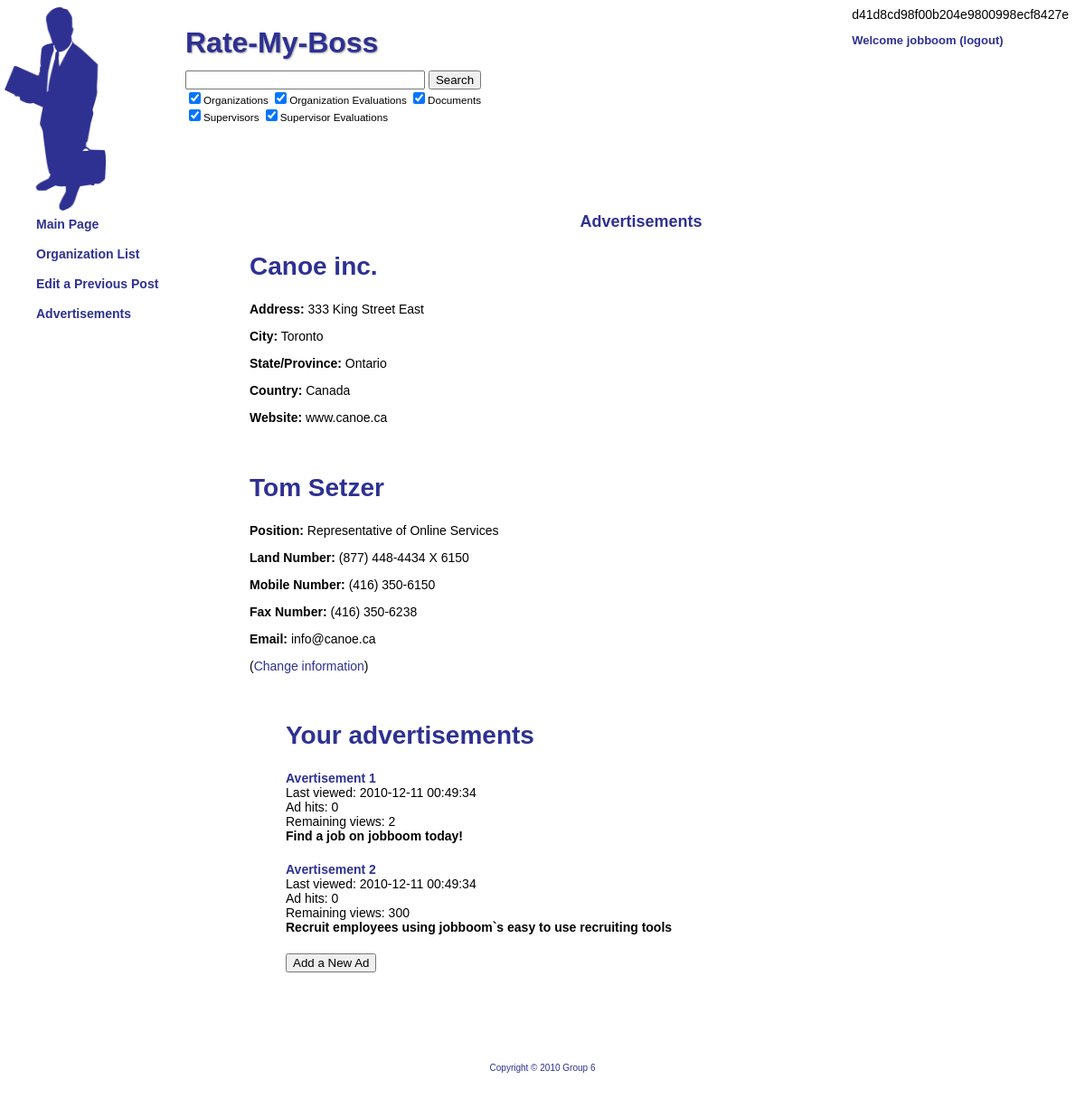
Screenshot of /index.php?page=advertisement (signed in) with the database file from the repository.
### tables this page shows
create table business
(
userId INT NOT NULL,
name VARCHAR(40) Not Null,
address VARCHAR(40),
city VARCHAR(40),
state VARCHAR(40),
country VARCHAR(40),
website VARCHAR(40) NOT NULL,
contactName VARCHAR(40) NOT NULL,
contactNumberLand VARCHAR(40),
contactNumberMobile VARCHAR(40),
contactNumberFax VARCHAR(40),
contactPosition VARCHAR(40),
contactEmail VARCHAR(40),
PRIMARY KEY (userId),
FOREIGN KEY (userId) REFERENCES user
);

create table ad
(
adId INT NOT NULL AUTO_INCREMENT,
userId INT NOT NULL,
content VARCHAR(600) NOT NULL,
counter INT NOT NULL,
lastView TIMESTAMP DEFAULT CURRENT_TIMESTAMP,
hits INT NOT NULL DEFAULT 0,
cost DECIMAL(10,2) NOT NULL,
isPending INT NOT NULL,
PRIMARY KEY (adId),
FOREIGN KEY (userId) REFERENCES user
);

### php/pages/advertisement.php (the view, shortened to what this page needs)
<?php
$query = sprintf("SELECT * FROM business WHERE userId=$userid");
$result = mysql_query($query);
if ($row = mysql_fetch_array($result)) {
	echo "
	<div class='main'>";
	echo "		<h1>Advertisements</h1>\n";
	echo "		<h2>$row[name]</h2>
		<p><strong>Address:</strong> $row[address] </p>
		<p><strong>City:</strong> $row[city] </p>
		<p><strong>State/Province:</strong> $row[state] </p>
		<p><strong>Country:</strong> $row[country] </p>
		<p><strong>Website:</strong> $row[website] </p> <br />
		";
	echo "		<h2>$row[contactName]</h2>
		<p><strong>Position:</strong> $row[contactPosition] </p>
		<p><strong>Land Number:</strong> $row[contactNumberLand] </p>
		<p><strong>Mobile Number:</strong> $row[contactNumberMobile] </p>
		<p><strong>Fax Number:</strong> $row[contactNumberFax] </p>
		<p><strong>Email:</strong> $row[contactEmail] </p>
		";
	echo "<p>(<a href='index.php?page=business'>Change information</a>)</p>";
	$query = sprintf("SELECT * FROM ad WHERE userId=$userid");
	$result = mysql_query($query);
	$count = 0;
	echo "		<ul>";
	while ($row = mysql_fetch_array($result)) {
		if ($count == 0) {
			echo "<br />\n";
			echo "<h2>Your advertisements</h2>\n";
		}
		$count += 1;
		echo "		<li><strong><a href='index.php?page=advertisement&id=$row[adId]'>Avertisement $count</a></strong> <br />";
		echo "				Last viewed: $row[lastView] <br />
							Ad hits: $row[hits] <br />
							Remaining views: $row[counter] <br />
							<strong>$row[content]</strong></li><br />";
	}
	echo "		<a href='index.php?page=adform'><button type='button'>Add a New Ad</button></a>\n";
	echo "
	</div>
	";
}
else {
	include "../php/pages/business.php";
}
?>

### www/style.css (style rules this page uses)
body { font-family: Helvetica, Arial, sans-serif; font-size: 14px; color: #000000; }
h1 { font-size: 18px; font-weight: bold; color: #2E3192; text-align: center; }
h2 { font-size: 2em; color: #2E3192; }
strong { font-weight: bold; }
a { color: #2E3192; text-decoration: none; }
.main { margin-top: 168px; margin-left: 268px; margin-right: 50px; }
ul { list-style: none; }
li { padding-bottom: 5px; }

### rows the page displays
business: name "Canoe inc.", address "333 King Street East", city "Toronto", state "Ontario", country "Canada", website "www.canoe.ca", contactName "Tom Setzer", contactPosition "Representative of Online Services", contactNumberLand "(877) 448-4434 X 6150", contactNumberMobile "(416) 350-6150", contactNumberFax "(416) 350-6238", contactEmail "info@canoe.ca"
ad: shows "Your advertisements", lastView "2010-12-11 00:49:34", hits "0", counter "2", content "Find a job on jobboom today!"
ad: lastView "2010-12-11 00:49:34", hits "0", counter "300", content "Recruit employees using jobboom`s easy to use recruiting tools"

### other values shown
$password "d41d8cd98f00b204e9800998ecf8427e"
$_SESSION['username'] "jobboom"
